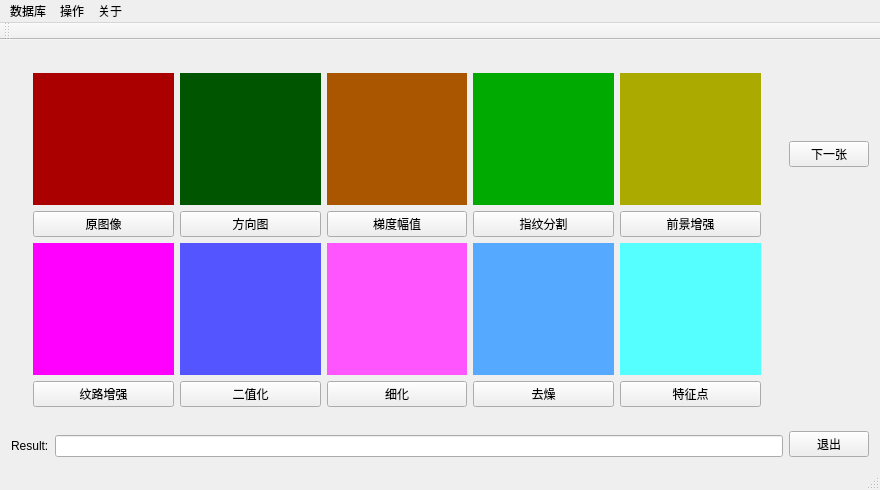
<?xml version="1.0" encoding="UTF-8"?>
<ui version="4.0">
 <class>FingerPrint</class>
 <widget class="QMainWindow" name="FingerPrint">
  <property name="geometry">
   <rect>
    <x>0</x>
    <y>0</y>
    <width>880</width>
    <height>490</height>
   </rect>
  </property>
  <property name="windowTitle">
   <string>FingerPrint</string>
  </property>
  <widget class="QWidget" name="centralWidget">
   <layout class="QGridLayout" name="gridLayout_4">
    <item row="0" column="0">
     <layout class="QVBoxLayout" name="verticalLayout_11">
      <item>
       <widget class="QStackedWidget" name="m_DisWidget">
        <property name="currentIndex">
         <number>0</number>
        </property>
        <widget class="QWidget" name="page">
         <layout class="QGridLayout" name="gridLayout_2">
          <item row="0" column="0">
           <widget class="QWidget" name="m_Register" native="true">
            <layout class="QGridLayout" name="gridLayout">
             <item row="0" column="0">
              <layout class="QHBoxLayout" name="horizontalLayout">
               <item>
                <layout class="QVBoxLayout" name="verticalLayout">
                 <item>
                  <widget class="QLabel" name="m_lbSrcImg">
                   <property name="styleSheet">
                    <string notr="true">background-color: rgb(170, 0, 0);</string>
                   </property>
                   <property name="text">
                    <string/>
                   </property>
                  </widget>
                 </item>
                 <item>
                  <widget class="QPushButton" name="m_btnSrcImg">
                   <property name="text">
                    <string>原图像</string>
                   </property>
                  </widget>
                 </item>
                </layout>
               </item>
               <item>
                <layout class="QVBoxLayout" name="verticalLayout_2">
                 <item>
                  <widget class="QLabel" name="m_lbOriFild">
                   <property name="styleSheet">
                    <string notr="true">background-color: rgb(0, 85, 0);</string>
                   </property>
                   <property name="text">
                    <string/>
                   </property>
                  </widget>
                 </item>
                 <item>
                  <widget class="QPushButton" name="m_btnOriFild">
                   <property name="text">
                    <string>方向图</string>
                   </property>
                  </widget>
                 </item>
                </layout>
               </item>
               <item>
                <layout class="QVBoxLayout" name="verticalLayout_3">
                 <item>
                  <widget class="QLabel" name="m_lbMatude">
                   <property name="styleSheet">
                    <string notr="true">background-color: rgb(170, 85, 0);</string>
                   </property>
                   <property name="text">
                    <string/>
                   </property>
                  </widget>
                 </item>
                 <item>
                  <widget class="QPushButton" name="m_btnMatude">
                   <property name="text">
                    <string>梯度幅值</string>
                   </property>
                  </widget>
                 </item>
                </layout>
               </item>
               <item>
                <layout class="QVBoxLayout" name="verticalLayout_4">
                 <item>
                  <widget class="QLabel" name="m_lbSegment">
                   <property name="styleSheet">
                    <string notr="true">background-color: rgb(0, 170, 0);</string>
                   </property>
                   <property name="text">
                    <string/>
                   </property>
                  </widget>
                 </item>
                 <item>
                  <widget class="QPushButton" name="m_btnSegment">
                   <property name="text">
                    <string>指纹分割</string>
                   </property>
                  </widget>
                 </item>
                </layout>
               </item>
               <item>
                <layout class="QVBoxLayout" name="verticalLayout_5">
                 <item>
                  <widget class="QLabel" name="m_lbEnhance">
                   <property name="styleSheet">
                    <string notr="true">background-color: rgb(170, 170, 0);</string>
                   </property>
                   <property name="text">
                    <string/>
                   </property>
                  </widget>
                 </item>
                 <item>
                  <widget class="QPushButton" name="m_btnEnhance">
                   <property name="text">
                    <string>前景增强</string>
                   </property>
                  </widget>
                 </item>
                </layout>
               </item>
              </layout>
             </item>
             <item row="1" column="0">
              <layout class="QHBoxLayout" name="horizontalLayout_2">
               <item>
                <layout class="QVBoxLayout" name="verticalLayout_6">
                 <item>
                  <widget class="QLabel" name="m_lbTexture">
                   <property name="styleSheet">
                    <string notr="true">background-color: rgb(255, 0, 255);</string>
                   </property>
                   <property name="text">
                    <string/>
                   </property>
                  </widget>
                 </item>
                 <item>
                  <widget class="QPushButton" name="m_btnTexture">
                   <property name="text">
                    <string>纹路增强</string>
                   </property>
                  </widget>
                 </item>
                </layout>
               </item>
               <item>
                <layout class="QVBoxLayout" name="verticalLayout_7">
                 <item>
                  <widget class="QLabel" name="m_lbBinary">
                   <property name="styleSheet">
                    <string notr="true">background-color: rgb(85, 85, 255);</string>
                   </property>
                   <property name="text">
                    <string/>
                   </property>
                  </widget>
                 </item>
                 <item>
                  <widget class="QPushButton" name="m_btnBinary">
                   <property name="text">
                    <string>二值化</string>
                   </property>
                  </widget>
                 </item>
                </layout>
               </item>
               <item>
                <layout class="QVBoxLayout" name="verticalLayout_8">
                 <item>
                  <widget class="QLabel" name="m_lbThin">
                   <property name="styleSheet">
                    <string notr="true">background-color: rgb(255, 85, 255);</string>
                   </property>
                   <property name="text">
                    <string/>
                   </property>
                  </widget>
                 </item>
                 <item>
                  <widget class="QPushButton" name="m_btnThin">
                   <property name="text">
                    <string>细化</string>
                   </property>
                  </widget>
                 </item>
                </layout>
               </item>
               <item>
                <layout class="QVBoxLayout" name="verticalLayout_9">
                 <item>
                  <widget class="QLabel" name="m_lbDebur">
                   <property name="styleSheet">
                    <string notr="true">background-color: rgb(85, 170, 255);</string>
                   </property>
                   <property name="text">
                    <string/>
                   </property>
                  </widget>
                 </item>
                 <item>
                  <widget class="QPushButton" name="m_btnDebur">
                   <property name="text">
                    <string>去燥</string>
                   </property>
                  </widget>
                 </item>
                </layout>
               </item>
               <item>
                <layout class="QVBoxLayout" name="verticalLayout_10">
                 <item>
                  <widget class="QLabel" name="m_lbMinutiae">
                   <property name="styleSheet">
                    <string notr="true">background-color: rgb(85, 255, 255);</string>
                   </property>
                   <property name="text">
                    <string/>
                   </property>
                  </widget>
                 </item>
                 <item>
                  <widget class="QPushButton" name="m_btnMinutiae">
                   <property name="text">
                    <string>特征点</string>
                   </property>
                  </widget>
                 </item>
                </layout>
               </item>
              </layout>
             </item>
            </layout>
           </widget>
          </item>
         </layout>
        </widget>
        <widget class="QWidget" name="page_2">
         <layout class="QGridLayout" name="gridLayout_3">
          <item row="0" column="0">
           <widget class="QWidget" name="m_Recognition" native="true">
            <layout class="QGridLayout" name="gridLayout_5">
             <item row="0" column="0">
              <layout class="QHBoxLayout" name="horizontalLayout_4">
               <item>
                <layout class="QVBoxLayout" name="verticalLayout_15">
                 <item>
                  <widget class="QLabel" name="label_12">
                   <property name="sizePolicy">
                    <sizepolicy hsizetype="Expanding" vsizetype="Preferred">
                     <horstretch>0</horstretch>
                     <verstretch>0</verstretch>
                    </sizepolicy>
                   </property>
                   <property name="styleSheet">
                    <string notr="true">background-color: rgb(85, 0, 127);</string>
                   </property>
                   <property name="text">
                    <string/>
                   </property>
                  </widget>
                 </item>
                 <item>
                  <widget class="QLabel" name="m_lbInName">
                   <property name="sizePolicy">
                    <sizepolicy hsizetype="Preferred" vsizetype="Fixed">
                     <horstretch>0</horstretch>
                     <verstretch>0</verstretch>
                    </sizepolicy>
                   </property>
                   <property name="text">
                    <string>TextLabel</string>
                   </property>
                  </widget>
                 </item>
                </layout>
               </item>
               <item>
                <layout class="QVBoxLayout" name="verticalLayout_14">
                 <item>
                  <widget class="QLabel" name="label_13">
                   <property name="sizePolicy">
                    <sizepolicy hsizetype="Expanding" vsizetype="Preferred">
                     <horstretch>0</horstretch>
                     <verstretch>0</verstretch>
                    </sizepolicy>
                   </property>
                   <property name="styleSheet">
                    <string notr="true">background-color: rgb(85, 0, 255);</string>
                   </property>
                   <property name="text">
                    <string/>
                   </property>
                  </widget>
                 </item>
                 <item>
                  <widget class="QLabel" name="m_lbOutName">
                   <property name="sizePolicy">
                    <sizepolicy hsizetype="Preferred" vsizetype="Fixed">
                     <horstretch>0</horstretch>
                     <verstretch>0</verstretch>
                    </sizepolicy>
                   </property>
                   <property name="text">
                    <string>TextLabel</string>
                   </property>
                  </widget>
                 </item>
                </layout>
               </item>
               <item>
                <layout class="QVBoxLayout" name="verticalLayout_13">
                 <item>
                  <widget class="QLabel" name="m_lbPercent">
                   <property name="sizePolicy">
                    <sizepolicy hsizetype="Minimum" vsizetype="Preferred">
                     <horstretch>0</horstretch>
                     <verstretch>0</verstretch>
                    </sizepolicy>
                   </property>
                   <property name="text">
                    <string>TextLabel</string>
                   </property>
                  </widget>
                 </item>
                 <item>
                  <widget class="QProgressBar" name="m_pbPercent">
                   <property name="sizePolicy">
                    <sizepolicy hsizetype="Minimum" vsizetype="Expanding">
                     <horstretch>0</horstretch>
                     <verstretch>0</verstretch>
                    </sizepolicy>
                   </property>
                   <property name="layoutDirection">
                    <enum>Qt::LeftToRight</enum>
                   </property>
                   <property name="value">
                    <number>24</number>
                   </property>
                   <property name="orientation">
                    <enum>Qt::Vertical</enum>
                   </property>
                  </widget>
                 </item>
                </layout>
               </item>
              </layout>
             </item>
            </layout>
           </widget>
          </item>
         </layout>
        </widget>
       </widget>
      </item>
      <item>
       <layout class="QHBoxLayout" name="horizontalLayout_3">
        <item>
         <widget class="QLabel" name="label_11">
          <property name="text">
           <string>Result:</string>
          </property>
         </widget>
        </item>
        <item>
         <widget class="QLineEdit" name="m_leResult"/>
        </item>
       </layout>
      </item>
     </layout>
    </item>
    <item row="0" column="1">
     <layout class="QVBoxLayout" name="verticalLayout_12">
      <item>
       <spacer name="verticalSpacer_2">
        <property name="orientation">
         <enum>Qt::Vertical</enum>
        </property>
        <property name="sizeHint" stdset="0">
         <size>
          <width>20</width>
          <height>130</height>
         </size>
        </property>
       </spacer>
      </item>
      <item>
       <widget class="QPushButton" name="m_btnNext">
        <property name="text">
         <string>下一张</string>
        </property>
       </widget>
      </item>
      <item>
       <spacer name="verticalSpacer">
        <property name="orientation">
         <enum>Qt::Vertical</enum>
        </property>
        <property name="sizeHint" stdset="0">
         <size>
          <width>20</width>
          <height>298</height>
         </size>
        </property>
       </spacer>
      </item>
      <item>
       <widget class="QPushButton" name="m_btnClose">
        <property name="text">
         <string>退出</string>
        </property>
       </widget>
      </item>
     </layout>
    </item>
   </layout>
  </widget>
  <widget class="QMenuBar" name="menuBar">
   <property name="geometry">
    <rect>
     <x>0</x>
     <y>0</y>
     <width>880</width>
     <height>23</height>
    </rect>
   </property>
   <widget class="QMenu" name="menu">
    <property name="title">
     <string>数据库</string>
    </property>
    <addaction name="actionDB1_B"/>
    <addaction name="actionDB2_B"/>
    <addaction name="actionDB3_B"/>
    <addaction name="actionDB4_B"/>
   </widget>
   <widget class="QMenu" name="menu_2">
    <property name="title">
     <string>操作</string>
    </property>
    <addaction name="actionzhuce"/>
    <addaction name="actionren"/>
   </widget>
   <widget class="QMenu" name="menu_3">
    <property name="title">
     <string>关于</string>
    </property>
   </widget>
   <addaction name="menu"/>
   <addaction name="menu_2"/>
   <addaction name="menu_3"/>
  </widget>
  <widget class="QToolBar" name="mainToolBar">
   <attribute name="toolBarArea">
    <enum>TopToolBarArea</enum>
   </attribute>
   <attribute name="toolBarBreak">
    <bool>false</bool>
   </attribute>
  </widget>
  <widget class="QStatusBar" name="statusBar"/>
  <action name="actionzhuce">
   <property name="text">
    <string>注册</string>
   </property>
  </action>
  <action name="actionren">
   <property name="text">
    <string>认证</string>
   </property>
  </action>
  <action name="actionDB1_B">
   <property name="text">
    <string>DB1_B</string>
   </property>
  </action>
  <action name="actionDB2_B">
   <property name="text">
    <string>DB2_B</string>
   </property>
  </action>
  <action name="actionDB3_B">
   <property name="text">
    <string>DB3_B</string>
   </property>
  </action>
  <action name="actionDB4_B">
   <property name="text">
    <string>DB4_B</string>
   </property>
  </action>
 </widget>
 <layoutdefault spacing="6" margin="11"/>
 <resources/>
 <connections/>
</ui>
